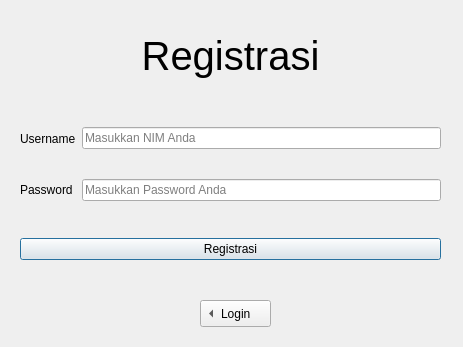
<?xml version="1.0" encoding="UTF-8"?>
<ui version="4.0">
 <class>Regist</class>
 <widget class="QDialog" name="Regist">
  <property name="geometry">
   <rect>
    <x>0</x>
    <y>0</y>
    <width>463</width>
    <height>347</height>
   </rect>
  </property>
  <property name="windowTitle">
   <string>Register</string>
  </property>
  <property name="windowIcon">
   <iconset>
    <normaloff>../../../../SteamLibrary/steamapps/Qt/db/login_2019_logo_black.png</normaloff>../../../../SteamLibrary/steamapps/Qt/db/login_2019_logo_black.png</iconset>
  </property>
  <widget class="QWidget" name="layoutWidget">
   <property name="geometry">
    <rect>
     <x>20</x>
     <y>-10</y>
     <width>421</width>
     <height>301</height>
    </rect>
   </property>
   <layout class="QVBoxLayout" name="verticalLayout_3">
    <item>
     <widget class="QLabel" name="label">
      <property name="maximumSize">
       <size>
        <width>16777215</width>
        <height>69</height>
       </size>
      </property>
      <property name="font">
       <font>
        <pointsize>30</pointsize>
       </font>
      </property>
      <property name="text">
       <string>Registrasi</string>
      </property>
      <property name="alignment">
       <set>Qt::AlignCenter</set>
      </property>
     </widget>
    </item>
    <item>
     <layout class="QHBoxLayout" name="horizontalLayout">
      <item>
       <layout class="QVBoxLayout" name="verticalLayout_2">
        <property name="spacing">
         <number>28</number>
        </property>
        <item>
         <widget class="QLabel" name="label_2">
          <property name="maximumSize">
           <size>
            <width>16777215</width>
            <height>100</height>
           </size>
          </property>
          <property name="text">
           <string>Username</string>
          </property>
          <property name="buddy">
           <cstring>username</cstring>
          </property>
         </widget>
        </item>
        <item>
         <widget class="QLabel" name="label_3">
          <property name="maximumSize">
           <size>
            <width>16777215</width>
            <height>100</height>
           </size>
          </property>
          <property name="text">
           <string>Password</string>
          </property>
          <property name="buddy">
           <cstring>password</cstring>
          </property>
         </widget>
        </item>
       </layout>
      </item>
      <item>
       <layout class="QVBoxLayout" name="verticalLayout">
        <property name="spacing">
         <number>30</number>
        </property>
        <item>
         <widget class="QLineEdit" name="username">
          <property name="placeholderText">
           <string>Masukkan NIM Anda</string>
          </property>
         </widget>
        </item>
        <item>
         <widget class="QLineEdit" name="password">
          <property name="echoMode">
           <enum>QLineEdit::Password</enum>
          </property>
          <property name="placeholderText">
           <string>Masukkan Password Anda</string>
          </property>
         </widget>
        </item>
       </layout>
      </item>
     </layout>
    </item>
    <item>
     <widget class="QPushButton" name="regist">
      <property name="text">
       <string>Registrasi</string>
      </property>
     </widget>
    </item>
   </layout>
  </widget>
  <widget class="QToolButton" name="toolButton">
   <property name="geometry">
    <rect>
     <x>200</x>
     <y>300</y>
     <width>71</width>
     <height>27</height>
    </rect>
   </property>
   <property name="text">
    <string>Login</string>
   </property>
   <property name="popupMode">
    <enum>QToolButton::DelayedPopup</enum>
   </property>
   <property name="toolButtonStyle">
    <enum>Qt::ToolButtonTextBesideIcon</enum>
   </property>
   <property name="autoRaise">
    <bool>false</bool>
   </property>
   <property name="arrowType">
    <enum>Qt::LeftArrow</enum>
   </property>
  </widget>
 </widget>
 <resources/>
 <connections/>
</ui>
